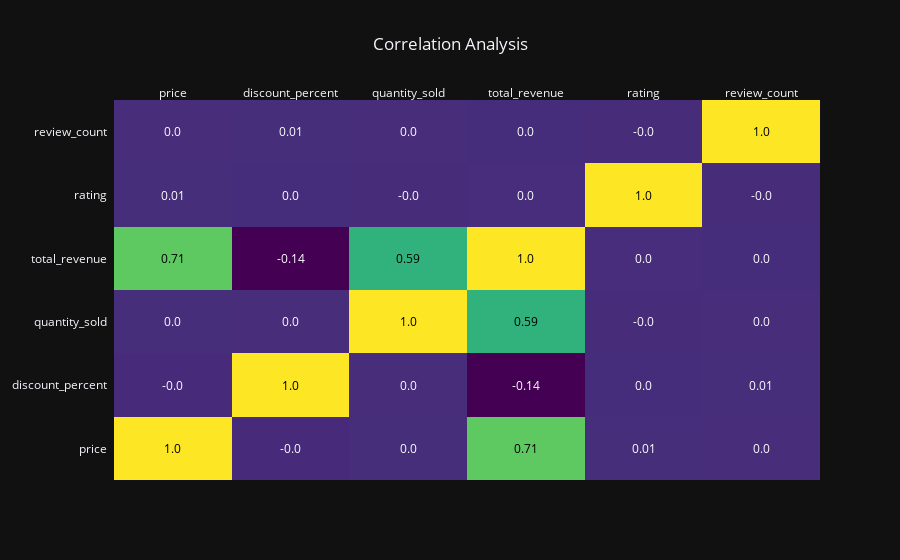

Notebook source saved alongside this figure:
### Code cell
fig = ff.create_annotated_heatmap(
    z=corr.values,
    x=list(corr.columns),
    y=list(corr.index),
    annotation_text=corr.round(2).values,
    colorscale='Viridis'
)

fig.update_layout(
    title="Correlation Analysis",
    template="plotly_dark",
    title_x=0.5
)

fig.show()

### Figure 1 — Plotly figure (JSON) as saved in the notebook; plotly's stock layout.template omitted (floating-point values rounded to 4 significant figures)
{"data": [{"colorscale": [[0, "#440154"], [0.1111, "#482878"], [0.2222, "#3e4989"], [0.3333, "#31688e"], [0.4444, "#26828e"], [0.5556, "#1f9e89"], [0.6667, "#35b779"], [0.7778, "#6ece58"], [0.8889, "#b5de2b"], [1, "#fde725"]], "reversescale": false, "showscale": false, "type": "heatmap", "x": ["price", "discount_percent", "quantity_sold", "total_revenue", "rating", "review_count"], "y": ["price", "discount_percent", "quantity_sold", "total_revenue", "rating", "review_count"], "z": [[1, -0.004654, 0.004405, 0.7111, 0.006386, 0.001282], [-0.004654, 1, 0.001399, -0.1444, 0.003715, 0.005193], [0.004405, 0.001399, 1, 0.5944, -0.002879, 0.000717], [0.7111, -0.1444, 0.5944, 1, 0.001804, 0.002208], [0.006386, 0.003715, -0.002879, 0.001804, 1, -0.002895], [0.001282, 0.005193, 0.000717, 0.002208, -0.002895, 1]]}], "layout": {"annotations": [{"font": {"color": "#000000"}, "showarrow": false, "text": "1.0", "x": "price", "xref": "x", "y": "price", "yref": "y"}, {"font": {"color": "#FFFFFF"}, "showarrow": false, "text": "-0.0", "x": "discount_percent", "xref": "x", "y": "price", "yref": "y"}, {"font": {"color": "#FFFFFF"}, "showarrow": false, "text": "0.0", "x": "quantity_sold", "xref": "x", "y": "price", "yref": "y"}, {"font": {"color": "#000000"}, "showarrow": false, "text": "0.71", "x": "total_revenue", "xref": "x", "y": "price", "yref": "y"}, {"font": {"color": "#FFFFFF"}, "showarrow": false, "text": "0.01", "x": "rating", "xref": "x", "y": "price", "yref": "y"}, {"font": {"color": "#FFFFFF"}, "showarrow": false, "text": "0.0", "x": "review_count", "xref": "x", "y": "price", "yref": "y"}, {"font": {"color": "#FFFFFF"}, "showarrow": false, "text": "-0.0", "x": "price", "xref": "x", "y": "discount_percent", "yref": "y"}, {"font": {"color": "#000000"}, "showarrow": false, "text": "1.0", "x": "discount_percent", "xref": "x", "y": "discount_percent", "yref": "y"}, {"font": {"color": "#FFFFFF"}, "showarrow": false, "text": "0.0", "x": "quantity_sold", "xref": "x", "y": "discount_percent", "yref": "y"}, {"font": {"color": "#FFFFFF"}, "showarrow": false, "text": "-0.14", "x": "total_revenue", "xref": "x", "y": "discount_percent", "yref": "y"}, {"font": {"color": "#FFFFFF"}, "showarrow": false, "text": "0.0", "x": "rating", "xref": "x", "y": "discount_percent", "yref": "y"}, {"font": {"color": "#FFFFFF"}, "showarrow": false, "text": "0.01", "x": "review_count", "xref": "x", "y": "discount_percent", "yref": "y"}, {"font": {"color": "#FFFFFF"}, "showarrow": false, "text": "0.0", "x": "price", "xref": "x", "y": "quantity_sold", "yref": "y"}, {"font": {"color": "#FFFFFF"}, "showarrow": false, "text": "0.0", "x": "discount_percent", "xref": "x", "y": "quantity_sold", "yref": "y"}, {"font": {"color": "#000000"}, "showarrow": false, "text": "1.0", "x": "quantity_sold", "xref": "x", "y": "quantity_sold", "yref": "y"}, {"font": {"color": "#000000"}, "showarrow": false, "text": "0.59", "x": "total_revenue", "xref": "x", "y": "quantity_sold", "yref": "y"}, {"font": {"color": "#FFFFFF"}, "showarrow": false, "text": "-0.0", "x": "rating", "xref": "x", "y": "quantity_sold", "yref": "y"}, {"font": {"color": "#FFFFFF"}, "showarrow": false, "text": "0.0", "x": "review_count", "xref": "x", "y": "quantity_sold", "yref": "y"}, {"font": {"color": "#000000"}, "showarrow": false, "text": "0.71", "x": "price", "xref": "x", "y": "total_revenue", "yref": "y"}, {"font": {"color": "#FFFFFF"}, "showarrow": false, "text": "-0.14", "x": "discount_percent", "xref": "x", "y": "total_revenue", "yref": "y"}, {"font": {"color": "#000000"}, "showarrow": false, "text": "0.59", "x": "quantity_sold", "xref": "x", "y": "total_revenue", "yref": "y"}, {"font": {"color": "#000000"}, "showarrow": false, "text": "1.0", "x": "total_revenue", "xref": "x", "y": "total_revenue", "yref": "y"}, {"font": {"color": "#FFFFFF"}, "showarrow": false, "text": "0.0", "x": "rating", "xref": "x", "y": "total_revenue", "yref": "y"}, {"font": {"color": "#FFFFFF"}, "showarrow": false, "text": "0.0", "x": "review_count", "xref": "x", "y": "total_revenue", "yref": "y"}, {"font": {"color": "#FFFFFF"}, "showarrow": false, "text": "0.01", "x": "price", "xref": "x", "y": "rating", "yref": "y"}, {"font": {"color": "#FFFFFF"}, "showarrow": false, "text": "0.0", "x": "discount_percent", "xref": "x", "y": "rating", "yref": "y"}, {"font": {"color": "#FFFFFF"}, "showarrow": false, "text": "-0.0", "x": "quantity_sold", "xref": "x", "y": "rating", "yref": "y"}, {"font": {"color": "#FFFFFF"}, "showarrow": false, "text": "0.0", "x": "total_revenue", "xref": "x", "y": "rating", "yref": "y"}, {"font": {"color": "#000000"}, "showarrow": false, "text": "1.0", "x": "rating", "xref": "x", "y": "rating", "yref": "y"}, {"font": {"color": "#FFFFFF"}, "showarrow": false, "text": "-0.0", "x": "review_count", "xref": "x", "y": "rating", "yref": "y"}, {"font": {"color": "#FFFFFF"}, "showarrow": false, "text": "0.0", "x": "price", "xref": "x", "y": "review_count", "yref": "y"}, {"font": {"color": "#FFFFFF"}, "showarrow": false, "text": "0.01", "x": "discount_percent", "xref": "x", "y": "review_count", "yref": "y"}, {"font": {"color": "#FFFFFF"}, "showarrow": false, "text": "0.0", "x": "quantity_sold", "xref": "x", "y": "review_count", "yref": "y"}, {"font": {"color": "#FFFFFF"}, "showarrow": false, "text": "0.0", "x": "total_revenue", "xref": "x", "y": "review_count", "yref": "y"}, {"font": {"color": "#FFFFFF"}, "showarrow": false, "text": "-0.0", "x": "rating", "xref": "x", "y": "review_count", "yref": "y"}, {"font": {"color": "#000000"}, "showarrow": false, "text": "1.0", "x": "review_count", "xref": "x", "y": "review_count", "yref": "y"}], "title": {"text": "Correlation Analysis", "x": 0.5}, "xaxis": {"dtick": 1, "gridcolor": "rgb(0, 0, 0)", "side": "top", "ticks": ""}, "yaxis": {"dtick": 1, "ticks": "", "ticksuffix": "  "}}}
